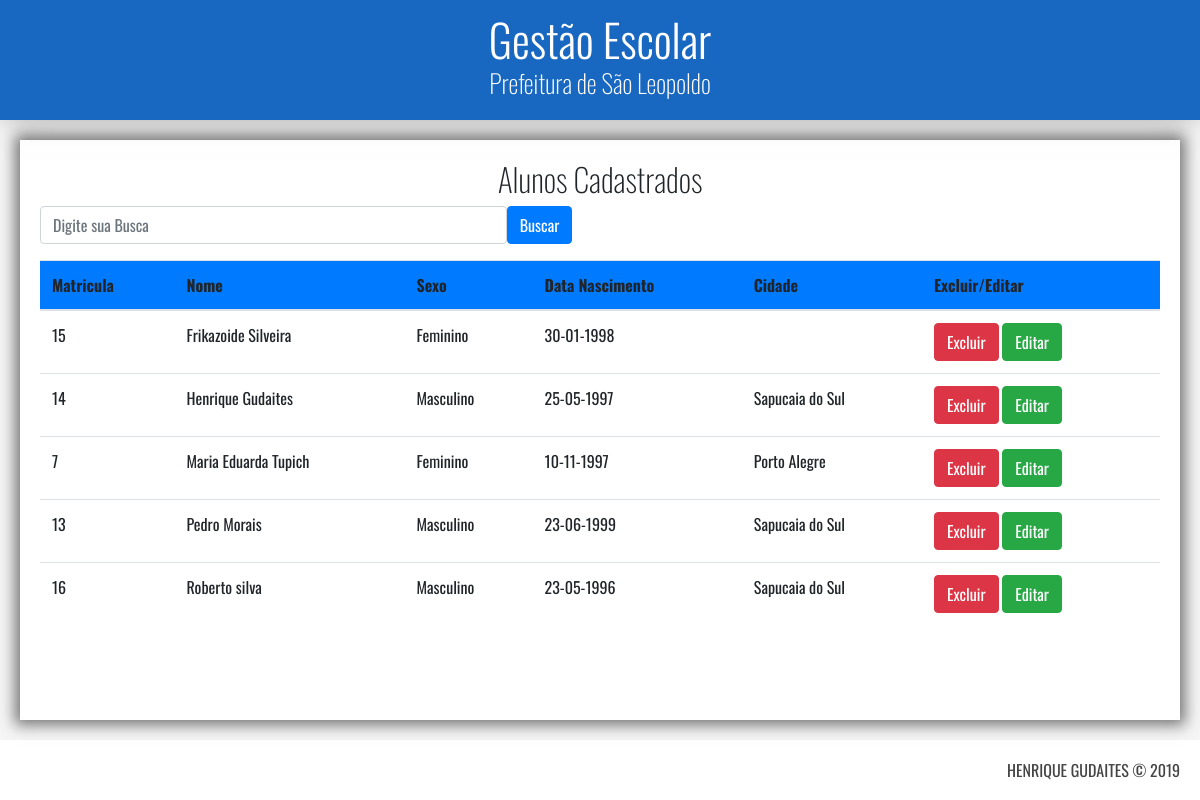
The app's page /alunos_cadastrados.php (signed in) with its own data.
### tables this page shows
CREATE TABLE `alunos` (
  `matricula` int(11) NOT NULL AUTO_INCREMENT,
  `nome` varchar(100) NOT NULL,
  `sexo` varchar(20) NOT NULL,
  `data_nascimento` date NOT NULL,
  `cidade` varchar(100) DEFAULT NULL,
  `bairro` varchar(100) DEFAULT NULL,
  `rua` varchar(100) DEFAULT NULL,
  `numero` int(11) DEFAULT NULL,
  `complemento` varchar(30) DEFAULT NULL,
  PRIMARY KEY (`matricula`)
);

### alunos_cadastrados.php (the view, shortened to what this page needs)
<link rel="stylesheet" href="https://maxcdn.bootstrapcdn.com/bootstrap/4.0.0/css/bootstrap.min.css">
<?php
include("header.php");
?>
<main class="principal">
    <div class="conteudo">
        <h2>Alunos Cadastrados</h2>
        <?php
        $con = db_connect();
        if(isset($_POST['env']) && $_POST['env'] == "envBusca"){
                $stmt = $con->prepare('SELECT * FROM alunos WHERE nome LIKE :nome
                OR sexo LIKE :nome  OR matricula LIKE :nome ORDER BY nome ASC');
                $stmt->bindValue(':nome', "%" . $_POST['nome'] . "%");
                $stmt->execute();
        }else{
            $stmt = $con->query("SELECT * FROM alunos ORDER BY nome ASC");
        }
        $alunos = $stmt->fetchAll();
        ?>
    <form method="POST" class="form-inline">
        <input type="text" name="nome" class="form-control col-sm-5" placeholder="Digite sua Busca"/>
        <input type="submit" class="btn btn-primary" value="Buscar" />
    </form>
        <table class="table" >
            <thead class="bg-primary">
                <tr>
                    <th>Matricula</th>
                    <th>Nome</th>
                    <th>Sexo</th>
                    <th>Data Nascimento</th>
                    <th>Cidade</th>
                    <th>Excluir/Editar</th>
                </tr>
            </thead>
            <tbody>
                <?php foreach ($alunos as $aluno) { ?>
                    <tr>
                        <td><?= $aluno['matricula'] ?></td>
                        <td><?= $aluno['nome'] ?></td>
                        <td><?= $aluno['sexo'] ?></td>
                        <td><?= date("d-m-Y", strtotime($aluno['data_nascimento'])) ?></td>
                        <td><?= $aluno['cidade'] ?></td>
                        <td><a class="btn btn-danger" href="excluir_alunos.php?matricula=<?= $aluno['matricula'] ?>" >Excluir</a>
                        <a class="btn btn-success" href="editar_aluno.php?matricula=<?= $aluno['matricula'] ?>">Editar</a></td>
                    </tr>
                <?php } ?>
            </tbody>
        </table>
    </div>
</main>
<?php
include("footer.php");
?>

### recursos/css/estilo.css (style rules this page uses)
* { font-family: 'Oswald', sans-serif; box-sizing: border-box; }
body { height: 100vh; margin: 0px; display: grid; grid-template-rows: 120px 1fr 60px; grid-template-columns: 1fr; grid-template-areas: "cabecalho" "principal" "rodape"; }
.principal { grid-area: principal; height: calc(100vh - 180px); background-color: whitesmoke; padding: 20px; }
.conteudo { position: relative; height: 100%; overflow-y: auto; background-color: #ffff; padding: 20px; box-shadow: 0px 0px 14px 5px rgba(0,0,0,0.53); }
.conteudo > h2 { position: relative; display: flex; flex-direction: column; justify-content: center; align-items: center; font-size: 2rem; font-weight: 100; }

### records on screen
alunos: matricula "15", nome "Frikazoide Silveira", sexo "Feminino", data_nascimento "30-01-1998"
alunos: matricula "14", nome "Henrique Gudaites", sexo "Masculino", data_nascimento "25-05-1997", cidade "Sapucaia do Sul"
alunos: matricula "7", nome "Maria Eduarda Tupich", sexo "Feminino", data_nascimento "10-11-1997", cidade "Porto Alegre"
alunos: matricula "13", nome "Pedro Morais", sexo "Masculino", data_nascimento "23-06-1999", cidade "Sapucaia do Sul"
alunos: matricula "16", nome "Roberto silva", sexo "Masculino", data_nascimento "23-05-1996", cidade "Sapucaia do Sul"
